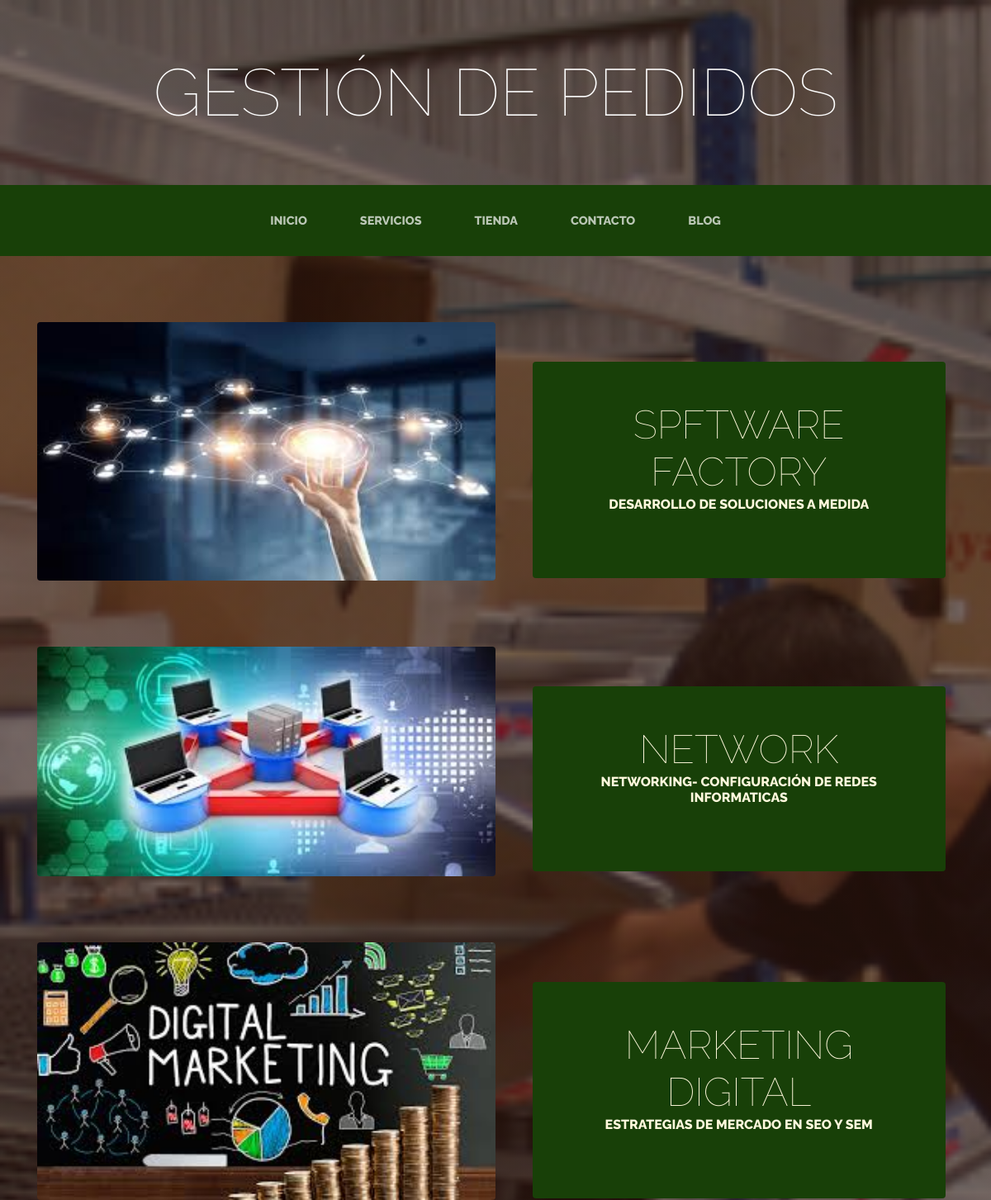
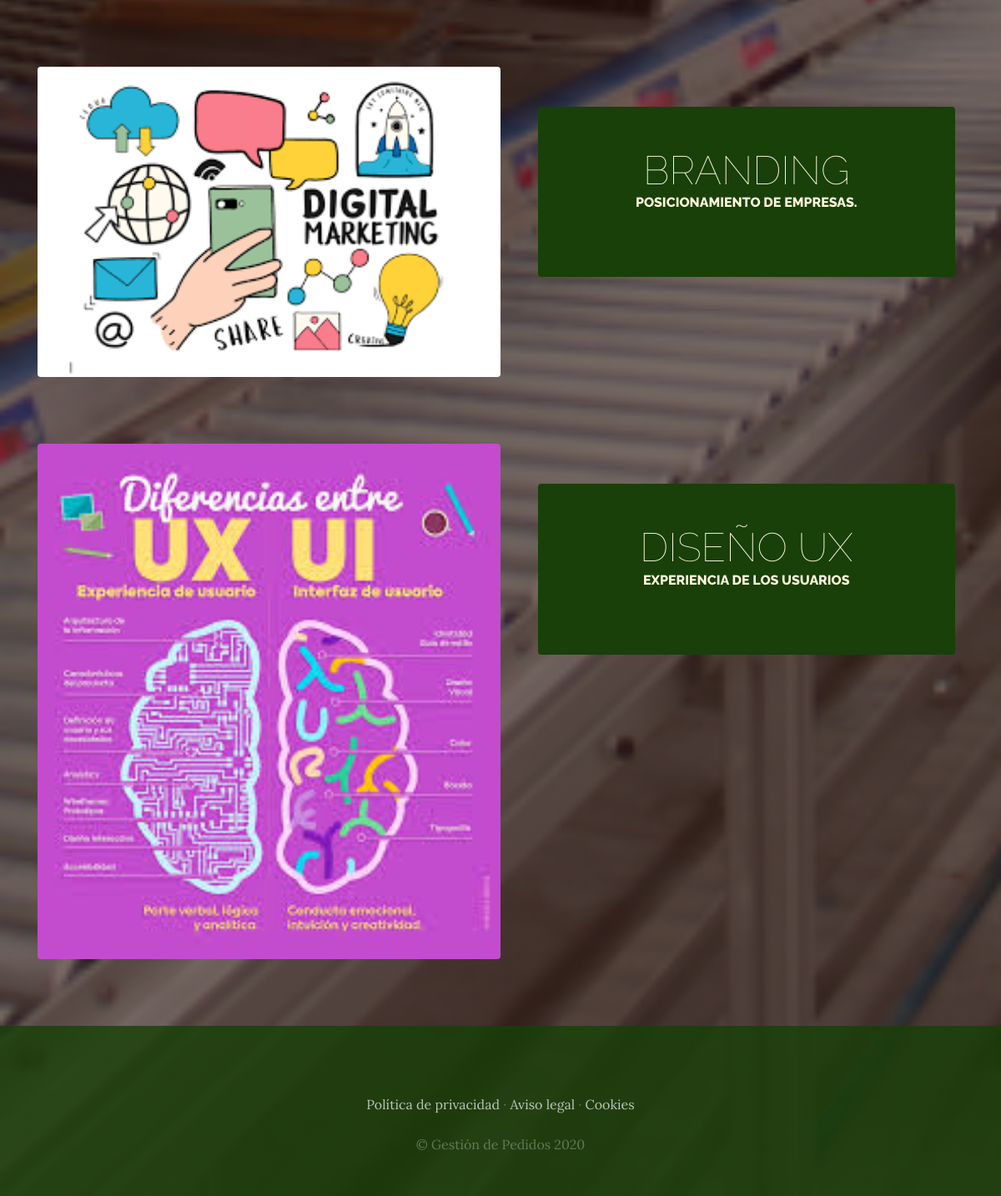
The app's page /servicios/ with its own data (2 pictures, top to bottom).
### servicios/models.py (models this page shows, shortened)
class Servicio(models.Model):
    titulo=models.CharField(max_length=50)
    contenido=models.CharField(max_length=50)
    imagen=models.ImageField(upload_to='servicios')
    created=models.DateTimeField(auto_now_add=True)
    updated=models.DateTimeField(auto_now=True)
    class Meta:
        verbose_name = 'servicio'
        verbose_name_plural = 'servicios'

### servicios/views.py (the view)
# urls.py: path('servicios/', include('servicios.urls')),
def servicios(request):
    servicios=Servicio.objects.all()
    return render(request, 'servicios/servicios.html', {"servicios": servicios})

### servicios/templates/servicios/servicios.html
{% extends 'ProyectoWebApp/base.html' %}
{% load static %}
{% block content %}
  {% for servicio in servicios %}
       <section class="page-section clearfix">
    <div class="container">
      <div class="intro">
        <img class="intro-img img-fluid mb-3 mb-lg-0 rounded" src="{{servicio.imagen.url}}" alt="" style="width:50%;">
        <div class="intro-text left-0 text-center bg-faded p-5 rounded">
          <h2 class="section-heading mb-4" >
            <span class="section-heading-lower">{{servicio.titulo}}</span>
            <span class="section-heading-upper">{{servicio.contenido}}</span>
          </h2>
        </div>
      </div>
    </div>
  </section>
  {% endfor %}
{% endblock %}

### ProyectoWebApp/templates/ProyectoWebApp/base.html (shortened to what this page needs)
<html>
<head>
    {% load static  %}
    <link href="{% static 'ProyectoWebApp/vendor/bootstrap/css/bootstrap.min.css' %}" rel="stylesheet">
    <link href="{% static 'ProyectoWebApp/css/gestion.css' %}" rel="stylesheet">
</head>
<body>
    <h1 class="site-heading text-center text-white d-none d-lg-block">
        <span class="site-heading-lower">Gestión de Pedidos</span>
      </h1>
 <nav class="navbar navbar-expand-lg navbar-dark py-lg-4" id="mainNav">
    <div class="container">
      <div class="collapse navbar-collapse" id="navbarResponsive">
        <ul class="navbar-nav mx-auto">
          <li class="nav-item {% if request.path == '/' %}active{% endif %} px-lg-4">
            <a class="nav-link text-uppercase text-expanded" href="{% url 'Home' %}">Inicio</a>
          </li>
          <li class="nav-item {% if request.path == '/servicios' %}active{% endif %} px-lg-4">
            <a class="nav-link text-uppercase text-expanded" href="{% url 'Servicios' %}">Servicios</a>
          </li>
          <li class="nav-item {% if request.path == '/tienda' %}active{% endif %} px-lg-4">
            <a class="nav-link text-uppercase text-expanded" href="{% url 'Tienda' %}">Tienda</a>
          </li>
          <li class="nav-item {% if request.path == '/contacto' %}active{% endif %} px-lg-4">
            <a class="nav-link text-uppercase text-expanded" href="{% url 'Contacto' %}">Contacto</a>
          </li>
          <li class="nav-item {% if request.path == '/blog' %}active{% endif %} px-lg-4">
            <a class="nav-link text-uppercase text-expanded" href="{% url 'Blog' %}">Blog</a>
          </li>
        </ul>
      </div>
    </div>
  </nav>
  {% block content %}{% endblock %}
    <footer class="footer text-faded text-center py-5">
      <div class="container">
        <p class="m-0 mbt">
        	<a href="sample.html" class="link">Política de privacidad</a> ·
        	<a href="sample.html" class="link">Aviso legal</a> ·
        	<a href="sample.html" class="link">Cookies</a>
		</p>
        <p class="m-0 mbt1">&copy; Gestión de Pedidos 2020</p>
      </div>
	</footer>
</body>
</html>

### ProyectoWebApp/static/ProyectoWebApp/css/gestion.css (style rules this page uses)
body { font-family: 'Lora'; background: linear-gradient(rgba(47, 23, 15, 0.65), rgba(47, 23, 15, 0.65)), url("../img/bg_main.jpg"); background-attachment: fixed; background-position: center; background-size: cover; }
h1, h2, h3, h4, h5, h6 { font-family: 'Raleway'; }
p { line-height: 1.75; }
.text-faded { color: rgba(255, 255, 255, 0.3); }
.site-heading { margin-top: 5rem; margin-bottom: 5rem; text-transform: uppercase; line-height: 1; font-family: 'Raleway'; }
.site-heading .site-heading-lower { font-size: 5rem; font-weight: 100; line-height: 4rem; }
.page-section { margin-top: 5rem; margin-bottom: 5rem; }
.section-heading { text-transform: uppercase; }
.section-heading .section-heading-upper { display: block; font-size: 1rem; font-weight: 800; padding-bottom:.5rem; }
.section-heading .section-heading-lower { display: block; font-size: 3rem; font-weight: 100; }
.bg-faded { background-color: rgba(255, 255, 255, 0.85); }
#mainNav { background-color: rgba(24, 64, 8); font-family: 'Raleway'; }
#mainNav .navbar-nav .nav-item .nav-link { color: rgba(255, 255, 255, 0.7); font-weight: 800; }
@media (min-width: 992px) { #mainNav .navbar-nav .nav-item .nav-link { font-size: 0.9rem; } }
.intro { position: relative; }
@media (min-width: 992px) { .intro .intro-img { width: 75%; float: left; } }
@media (min-width: 992px) { .intro .intro-text { left: 600; width: 60%; margin-top: 3rem; background-color: rgba(24, 64, 8); color: cornsilk; position: absolute; } }
@media (min-width: 1200px) { .intro .intro-text { width: 45%; } }
.footer { background-color: rgba(24, 64, 8, 0.8); }
.mbt { padding-top: 2rem; }
.mbt1 { padding-top: 1.25rem; }
a.link { color: rgba(255, 255, 255, 0.7); }

### records on screen
Servicio: imagen (picture), titulo "SPFTWARE FACTORY", contenido "DESARROLLO DE SOLUCIONES A MEDIDA"
Servicio: imagen (picture), titulo "NETWORK", contenido "NETWORKING- CONFIGURACIÓN DE REDES INFORMATICAS"
Servicio: imagen (picture), titulo "MARKETING DIGITAL", contenido "ESTRATEGIAS DE MERCADO EN SEO Y SEM"
Servicio: imagen (picture), titulo "BRANDING", contenido "POSICIONAMIENTO DE EMPRESAS."
Servicio: imagen (picture), titulo "DISEÑO UX", contenido "EXPERIENCIA DE LOS USUARIOS"
